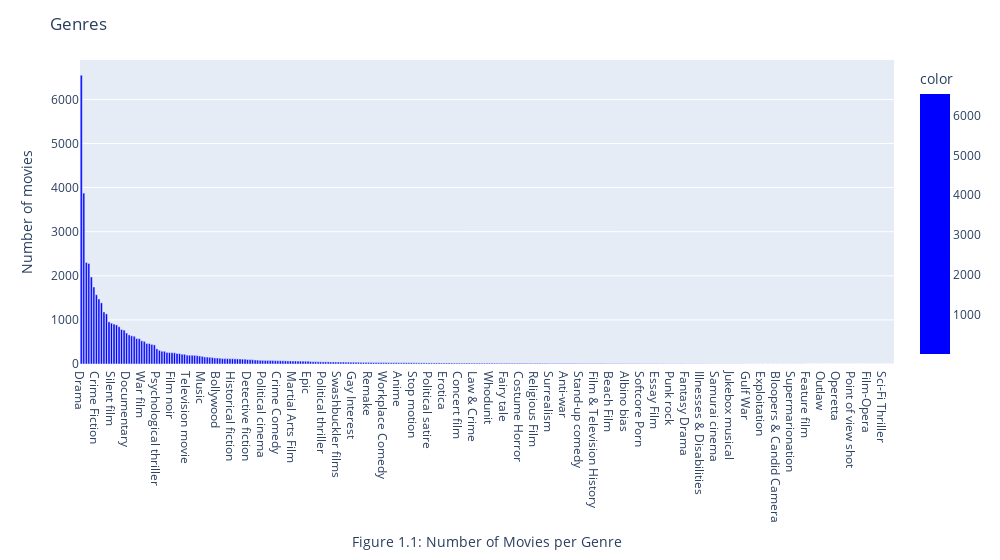

Source (notebook cell):
### Code cell
# plot the number of movies per genre using plotly
fig = px.bar(genre, x=genre.index, y=genre.values, color=genre.values, color_continuous_scale=["blue", "blue"], width=1000)
fig.update_layout(
    xaxis_title="Figure 1.1: Number of Movies per Genre",
    yaxis_title="Number of movies",
    title="Genres",
    showlegend=False
)
fig.write_html("1-1.html")
fig.show()

### Figure 1 — Plotly figure (JSON) as saved in the notebook; plotly's stock layout.template omitted (floating-point values rounded to 4 significant figures; data arrays with more than 128 entries replaced by an {"elided": "..."} marker saying what was removed)
{"data": [{"alignmentgroup": "True", "hovertemplate": "genre=%{x}<br>y=%{y}<br>color=%{marker.color}<extra></extra>", "legendgroup": "", "marker": {"color": {"elided": "323 int values"}, "coloraxis": "coloraxis", "pattern": {"shape": ""}}, "name": "", "offsetgroup": "", "orientation": "v", "showlegend": false, "textposition": "auto", "type": "bar", "x": {"elided": "323 str values"}, "xaxis": "x", "y": {"elided": "323 int values"}, "yaxis": "y"}], "layout": {"barmode": "relative", "coloraxis": {"colorbar": {"title": {"text": "color"}}, "colorscale": [[0, "blue"], [1, "blue"]]}, "legend": {"tracegroupgap": 0}, "margin": {"t": 60}, "showlegend": false, "title": {"text": "Genres"}, "width": 1000, "xaxis": {"anchor": "y", "domain": [0, 1], "title": {"text": "Figure 1.1: Number of Movies per Genre"}}, "yaxis": {"anchor": "x", "domain": [0, 1], "title": {"text": "Number of movies"}}}}
